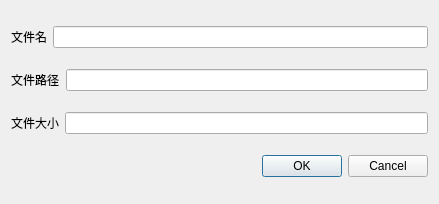
<?xml version="1.0" encoding="UTF-8"?>
<ui version="4.0">
 <class>Dialog</class>
 <widget class="QDialog" name="Dialog">
  <property name="geometry">
   <rect>
    <x>0</x>
    <y>0</y>
    <width>439</width>
    <height>204</height>
   </rect>
  </property>
  <property name="windowTitle">
   <string>Dialog</string>
  </property>
  <layout class="QVBoxLayout" name="verticalLayout">
   <item>
    <layout class="QHBoxLayout" name="horizontalLayout">
     <item>
      <widget class="QLabel" name="label">
       <property name="text">
        <string>文件名</string>
       </property>
      </widget>
     </item>
     <item>
      <widget class="QLineEdit" name="klinename"/>
     </item>
    </layout>
   </item>
   <item>
    <layout class="QHBoxLayout" name="horizontalLayout_2">
     <item>
      <widget class="QLabel" name="label_2">
       <property name="text">
        <string>文件路径</string>
       </property>
      </widget>
     </item>
     <item>
      <widget class="QLineEdit" name="klinepath"/>
     </item>
    </layout>
   </item>
   <item>
    <layout class="QHBoxLayout" name="horizontalLayout_3">
     <item>
      <widget class="QLabel" name="label_3">
       <property name="text">
        <string>文件大小</string>
       </property>
      </widget>
     </item>
     <item>
      <widget class="QLineEdit" name="klinesize"/>
     </item>
    </layout>
   </item>
   <item>
    <widget class="QDialogButtonBox" name="buttonBox">
     <property name="orientation">
      <enum>Qt::Horizontal</enum>
     </property>
     <property name="standardButtons">
      <set>QDialogButtonBox::Cancel|QDialogButtonBox::Ok</set>
     </property>
    </widget>
   </item>
  </layout>
 </widget>
 <resources/>
 <connections>
  <connection>
   <sender>buttonBox</sender>
   <signal>accepted()</signal>
   <receiver>Dialog</receiver>
   <slot>accept()</slot>
   <hints>
    <hint type="sourcelabel">
     <x>248</x>
     <y>254</y>
    </hint>
    <hint type="destinationlabel">
     <x>157</x>
     <y>274</y>
    </hint>
   </hints>
  </connection>
  <connection>
   <sender>buttonBox</sender>
   <signal>rejected()</signal>
   <receiver>Dialog</receiver>
   <slot>reject()</slot>
   <hints>
    <hint type="sourcelabel">
     <x>316</x>
     <y>260</y>
    </hint>
    <hint type="destinationlabel">
     <x>286</x>
     <y>274</y>
    </hint>
   </hints>
  </connection>
 </connections>
</ui>
